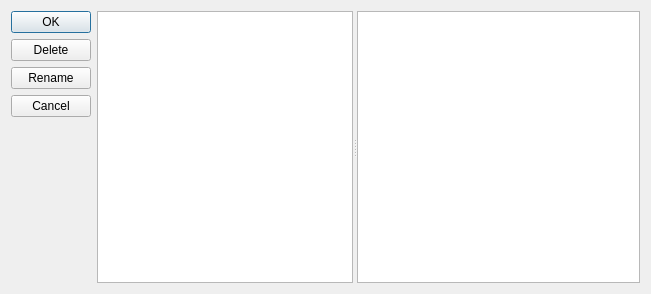
<?xml version="1.0" encoding="UTF-8"?>
<ui version="4.0">
 <class>ManageContestSettings</class>
 <widget class="QDialog" name="ManageContestSettings">
  <property name="geometry">
   <rect>
    <x>0</x>
    <y>0</y>
    <width>651</width>
    <height>294</height>
   </rect>
  </property>
  <property name="windowTitle">
   <string>Dialog</string>
  </property>
  <layout class="QHBoxLayout" name="horizontalLayout">
   <item>
    <layout class="QVBoxLayout" name="verticalLayout">
     <item>
      <widget class="QPushButton" name="OKButton">
       <property name="text">
        <string>OK</string>
       </property>
       <property name="default">
        <bool>true</bool>
       </property>
      </widget>
     </item>
     <item>
      <widget class="QPushButton" name="deleteButton">
       <property name="text">
        <string>Delete</string>
       </property>
      </widget>
     </item>
     <item>
      <widget class="QPushButton" name="renameButton">
       <property name="text">
        <string>Rename</string>
       </property>
      </widget>
     </item>
     <item>
      <widget class="QPushButton" name="CancelButton">
       <property name="text">
        <string>Cancel</string>
       </property>
      </widget>
     </item>
     <item>
      <spacer name="verticalSpacer">
       <property name="orientation">
        <enum>Qt::Orientation::Vertical</enum>
       </property>
       <property name="sizeHint" stdset="0">
        <size>
         <width>20</width>
         <height>40</height>
        </size>
       </property>
      </spacer>
     </item>
    </layout>
   </item>
   <item>
    <widget class="MinosSplitter" name="settingsSplitter">
     <property name="orientation">
      <enum>Qt::Orientation::Horizontal</enum>
     </property>
     <property name="childrenCollapsible">
      <bool>false</bool>
     </property>
     <widget class="QListWidget" name="SettingsList">
      <property name="sizePolicy">
       <sizepolicy hsizetype="MinimumExpanding" vsizetype="MinimumExpanding">
        <horstretch>2</horstretch>
        <verstretch>0</verstretch>
       </sizepolicy>
      </property>
      <property name="alternatingRowColors">
       <bool>true</bool>
      </property>
      <property name="resizeMode">
       <enum>QListView::ResizeMode::Fixed</enum>
      </property>
      <property name="sortingEnabled">
       <bool>false</bool>
      </property>
     </widget>
     <widget class="QTableWidget" name="OptionsTable">
      <property name="sizePolicy">
       <sizepolicy hsizetype="MinimumExpanding" vsizetype="MinimumExpanding">
        <horstretch>4</horstretch>
        <verstretch>0</verstretch>
       </sizepolicy>
      </property>
      <property name="alternatingRowColors">
       <bool>true</bool>
      </property>
      <property name="selectionMode">
       <enum>QAbstractItemView::SelectionMode::SingleSelection</enum>
      </property>
      <property name="selectionBehavior">
       <enum>QAbstractItemView::SelectionBehavior::SelectRows</enum>
      </property>
      <property name="cornerButtonEnabled">
       <bool>false</bool>
      </property>
      <attribute name="horizontalHeaderVisible">
       <bool>false</bool>
      </attribute>
      <attribute name="horizontalHeaderStretchLastSection">
       <bool>true</bool>
      </attribute>
     </widget>
    </widget>
   </item>
  </layout>
 </widget>
 <customwidgets>
  <customwidget>
   <class>MinosSplitter</class>
   <extends>QSplitter</extends>
   <header>minossplitter.h</header>
   <container>1</container>
  </customwidget>
 </customwidgets>
 <resources/>
 <connections/>
</ui>
